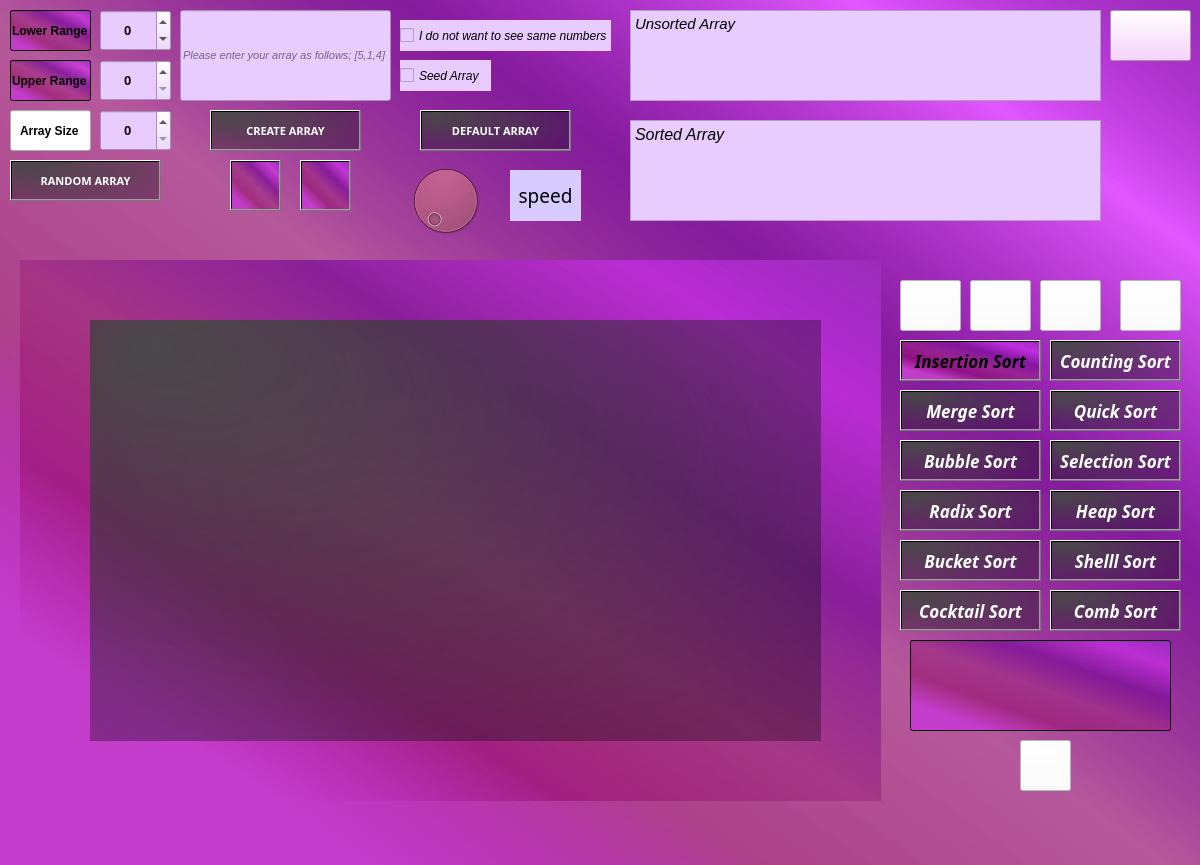
<?xml version="1.0" encoding="UTF-8"?>
<ui version="4.0">
 <class>Form</class>
 <widget class="QWidget" name="Form">
  <property name="geometry">
   <rect>
    <x>0</x>
    <y>0</y>
    <width>1200</width>
    <height>865</height>
   </rect>
  </property>
  <property name="font">
   <font>
    <pointsize>12</pointsize>
    <weight>50</weight>
    <italic>true</italic>
    <bold>false</bold>
   </font>
  </property>
  <property name="windowTitle">
   <string>Form</string>
  </property>
  <property name="windowIcon">
   <iconset>
    <normaloff>:/icon/images (1).png</normaloff>:/icon/images (1).png</iconset>
  </property>
  <property name="whatsThis">
   <string>&lt;html&gt;&lt;head/&gt;&lt;body&gt;&lt;p&gt;SORT ALGORITHM&lt;/p&gt;&lt;/body&gt;&lt;/html&gt;</string>
  </property>
  <property name="styleSheet">
   <string notr="true">background-color: qlineargradient(spread:repeat, x1:0, y1:0, x2:1, y2:1, stop:0 rgba(45, 79, 185, 255), stop:0.146893 rgba(72, 147, 255, 145), stop:0.333333 rgba(0, 137, 255, 208), stop:0.514124 rgba(0, 50, 255, 130), stop:0.683616 rgba(71, 146, 255, 130), stop:0.847458 rgba(75, 119, 182, 255));
background-color: qlineargradient(spread:repeat, x1:0, y1:0, x2:0.17, y2:0.261, stop:0 rgba(154, 45, 185, 255), stop:0.146893 rgba(218, 48, 255, 145), stop:0.333333 rgba(128, 19, 153, 208), stop:0.514124 rgba(158, 37, 124, 130), stop:0.683616 rgba(147, 6, 101, 130), stop:0.847458 rgba(195, 60, 203, 255));
background-color: qlineargradient(spread:repeat, x1:1, y1:0, x2:0, y2:1, stop:0 rgba(154, 45, 185, 255), stop:0.146893 rgba(218, 48, 255, 145), stop:0.333333 rgba(128, 19, 153, 208), stop:0.514124 rgba(158, 37, 124, 130), stop:0.683616 rgba(147, 6, 101, 130), stop:0.847458 rgba(195, 60, 203, 255));</string>
  </property>
  <widget class="QTextEdit" name="textEdit">
   <property name="geometry">
    <rect>
     <x>630</x>
     <y>10</y>
     <width>471</width>
     <height>91</height>
    </rect>
   </property>
   <property name="styleSheet">
    <string notr="true">background-color: rgb(232, 203, 255);
color: rgb(0, 0, 0);</string>
   </property>
   <property name="readOnly">
    <bool>true</bool>
   </property>
   <property name="html">
    <string>&lt;!DOCTYPE HTML PUBLIC &quot;-//W3C//DTD HTML 4.0//EN&quot; &quot;http://www.w3.org/TR/REC-html40/strict.dtd&quot;&gt;
&lt;html&gt;&lt;head&gt;&lt;meta name=&quot;qrichtext&quot; content=&quot;1&quot; /&gt;&lt;style type=&quot;text/css&quot;&gt;
p, li { white-space: pre-wrap; }
&lt;/style&gt;&lt;/head&gt;&lt;body style=&quot; font-family:'MS Shell Dlg 2'; font-size:8.25pt; font-weight:400; font-style:normal;&quot;&gt;
&lt;p style=&quot; margin-top:0px; margin-bottom:0px; margin-left:0px; margin-right:0px; -qt-block-indent:0; text-indent:0px;&quot;&gt;&lt;span style=&quot; font-size:11pt; font-style:italic;&quot;&gt;Unsorted Array&lt;/span&gt;&lt;/p&gt;&lt;/body&gt;&lt;/html&gt;</string>
   </property>
  </widget>
  <widget class="QTextEdit" name="textEdit_2">
   <property name="geometry">
    <rect>
     <x>630</x>
     <y>120</y>
     <width>471</width>
     <height>101</height>
    </rect>
   </property>
   <property name="styleSheet">
    <string notr="true">background-color: rgb(232, 203, 255);
color: rgb(0, 0, 0);</string>
   </property>
   <property name="readOnly">
    <bool>true</bool>
   </property>
   <property name="html">
    <string>&lt;!DOCTYPE HTML PUBLIC &quot;-//W3C//DTD HTML 4.0//EN&quot; &quot;http://www.w3.org/TR/REC-html40/strict.dtd&quot;&gt;
&lt;html&gt;&lt;head&gt;&lt;meta name=&quot;qrichtext&quot; content=&quot;1&quot; /&gt;&lt;style type=&quot;text/css&quot;&gt;
p, li { white-space: pre-wrap; }
&lt;/style&gt;&lt;/head&gt;&lt;body style=&quot; font-family:'MS Shell Dlg 2'; font-size:8.25pt; font-weight:400; font-style:normal;&quot;&gt;
&lt;p style=&quot; margin-top:0px; margin-bottom:0px; margin-left:0px; margin-right:0px; -qt-block-indent:0; text-indent:0px;&quot;&gt;&lt;span style=&quot; font-size:12pt; font-style:italic;&quot;&gt;Sorted Array&lt;/span&gt;&lt;/p&gt;&lt;/body&gt;&lt;/html&gt;</string>
   </property>
  </widget>
  <widget class="QPushButton" name="pushButton_4">
   <property name="geometry">
    <rect>
     <x>10</x>
     <y>160</y>
     <width>151</width>
     <height>41</height>
    </rect>
   </property>
   <property name="font">
    <font>
     <family>Papyrus</family>
     <pointsize>8</pointsize>
     <weight>75</weight>
     <italic>false</italic>
     <bold>true</bold>
     <strikeout>false</strikeout>
    </font>
   </property>
   <property name="cursor">
    <cursorShape>OpenHandCursor</cursorShape>
   </property>
   <property name="layoutDirection">
    <enum>Qt::LeftToRight</enum>
   </property>
   <property name="styleSheet">
    <string notr="true">color: rgb(255, 255, 255);
background-color: qradialgradient(spread:reflect, cx:1, cy:1, radius:2, fx:0.074, fy:0.051, stop:0 rgba(72, 72, 72, 252), stop:0.357955 rgba(1, 2, 3, 80), stop:0.44 rgba(12, 6, 6, 80), stop:0.5625 rgba(61, 56, 56, 156), stop:0.704545 rgba(72, 45, 45, 80), stop:0.943182 rgba(113, 113, 113, 0));</string>
   </property>
   <property name="text">
    <string>RANDOM ARRAY</string>
   </property>
  </widget>
  <widget class="QLabel" name="label_6">
   <property name="geometry">
    <rect>
     <x>510</x>
     <y>170</y>
     <width>71</width>
     <height>51</height>
    </rect>
   </property>
   <property name="font">
    <font>
     <family>Papyrus</family>
     <pointsize>14</pointsize>
     <weight>50</weight>
     <bold>false</bold>
    </font>
   </property>
   <property name="styleSheet">
    <string notr="true">color: rgb(255, 255, 255);
color: rgb(0, 0, 0);
background-color: rgb(215, 203, 255);</string>
   </property>
   <property name="text">
    <string>speed</string>
   </property>
   <property name="alignment">
    <set>Qt::AlignCenter</set>
   </property>
  </widget>
  <widget class="widget1" name="widget1" native="true">
   <property name="enabled">
    <bool>true</bool>
   </property>
   <property name="geometry">
    <rect>
     <x>20</x>
     <y>260</y>
     <width>861</width>
     <height>541</height>
    </rect>
   </property>
   <property name="mouseTracking">
    <bool>false</bool>
   </property>
   <property name="autoFillBackground">
    <bool>false</bool>
   </property>
   <property name="styleSheet">
    <string notr="true"/>
   </property>
   <widget class="QLabel" name="label">
    <property name="geometry">
     <rect>
      <x>70</x>
      <y>60</y>
      <width>731</width>
      <height>421</height>
     </rect>
    </property>
    <property name="font">
     <font>
      <family>MV Boli</family>
      <pointsize>85</pointsize>
      <weight>75</weight>
      <italic>true</italic>
      <bold>true</bold>
     </font>
    </property>
    <property name="styleSheet">
     <string notr="true">color: rgb(229, 255, 208);
background-color: qradialgradient(spread:reflect, cx:1, cy:1, radius:2, fx:0.074, fy:0.051, stop:0 rgba(72, 72, 72, 252), stop:0.357955 rgba(1, 2, 3, 80), stop:0.44 rgba(12, 6, 6, 80), stop:0.5625 rgba(61, 56, 56, 156), stop:0.704545 rgba(72, 45, 45, 80), stop:0.943182 rgba(113, 113, 113, 0));</string>
    </property>
    <property name="text">
     <string/>
    </property>
    <property name="scaledContents">
     <bool>true</bool>
    </property>
    <property name="alignment">
     <set>Qt::AlignLeading|Qt::AlignLeft|Qt::AlignVCenter</set>
    </property>
   </widget>
  </widget>
  <widget class="QPushButton" name="pushButton_12">
   <property name="geometry">
    <rect>
     <x>420</x>
     <y>110</y>
     <width>151</width>
     <height>41</height>
    </rect>
   </property>
   <property name="font">
    <font>
     <family>Papyrus</family>
     <pointsize>8</pointsize>
     <weight>75</weight>
     <italic>false</italic>
     <bold>true</bold>
     <strikeout>false</strikeout>
    </font>
   </property>
   <property name="cursor">
    <cursorShape>OpenHandCursor</cursorShape>
   </property>
   <property name="styleSheet">
    <string notr="true">color: rgb(255, 255, 255);
background-color: qradialgradient(spread:reflect, cx:1, cy:1, radius:2, fx:0.074, fy:0.051, stop:0 rgba(72, 72, 72, 252), stop:0.357955 rgba(1, 2, 3, 80), stop:0.44 rgba(12, 6, 6, 80), stop:0.5625 rgba(61, 56, 56, 156), stop:0.704545 rgba(72, 45, 45, 80), stop:0.943182 rgba(113, 113, 113, 0));</string>
   </property>
   <property name="text">
    <string>DEFAULT ARRAY</string>
   </property>
  </widget>
  <widget class="QPushButton" name="pushButton_13">
   <property name="geometry">
    <rect>
     <x>1110</x>
     <y>10</y>
     <width>81</width>
     <height>51</height>
    </rect>
   </property>
   <property name="font">
    <font>
     <pointsize>12</pointsize>
     <weight>75</weight>
     <bold>true</bold>
    </font>
   </property>
   <property name="styleSheet">
    <string notr="true">background-color: rgb(249, 198, 255);</string>
   </property>
   <property name="text">
    <string/>
   </property>
   <property name="icon">
    <iconset resource="icons.qrc">
     <normaloff>:/icons/icons/25694 (1).png</normaloff>:/icons/icons/25694 (1).png</iconset>
   </property>
   <property name="iconSize">
    <size>
     <width>100</width>
     <height>50</height>
    </size>
   </property>
  </widget>
  <widget class="QCheckBox" name="checkBox">
   <property name="geometry">
    <rect>
     <x>400</x>
     <y>60</y>
     <width>91</width>
     <height>31</height>
    </rect>
   </property>
   <property name="font">
    <font>
     <weight>50</weight>
     <italic>true</italic>
     <bold>false</bold>
    </font>
   </property>
   <property name="layoutDirection">
    <enum>Qt::LeftToRight</enum>
   </property>
   <property name="autoFillBackground">
    <bool>false</bool>
   </property>
   <property name="styleSheet">
    <string notr="true">background-color: rgb(232, 203, 255);</string>
   </property>
   <property name="text">
    <string>Seed Array</string>
   </property>
  </widget>
  <widget class="QCheckBox" name="checkBox_2">
   <property name="geometry">
    <rect>
     <x>400</x>
     <y>20</y>
     <width>211</width>
     <height>31</height>
    </rect>
   </property>
   <property name="font">
    <font>
     <weight>50</weight>
     <italic>true</italic>
     <bold>false</bold>
    </font>
   </property>
   <property name="cursor">
    <cursorShape>ArrowCursor</cursorShape>
   </property>
   <property name="styleSheet">
    <string notr="true">background-color: rgb(232, 203, 255);</string>
   </property>
   <property name="text">
    <string>I do not want to see same numbers</string>
   </property>
  </widget>
  <widget class="QPushButton" name="pushButton_14">
   <property name="geometry">
    <rect>
     <x>970</x>
     <y>280</y>
     <width>61</width>
     <height>51</height>
    </rect>
   </property>
   <property name="font">
    <font>
     <pointsize>12</pointsize>
     <weight>75</weight>
     <bold>true</bold>
    </font>
   </property>
   <property name="cursor">
    <cursorShape>OpenHandCursor</cursorShape>
   </property>
   <property name="styleSheet">
    <string notr="true">background-color: rgb(255, 255, 255);</string>
   </property>
   <property name="text">
    <string/>
   </property>
   <property name="icon">
    <iconset resource="icons.qrc">
     <normaloff>:/icons/icons/pause-circle-fill-play-tool-button-31939.png</normaloff>:/icons/icons/pause-circle-fill-play-tool-button-31939.png</iconset>
   </property>
   <property name="iconSize">
    <size>
     <width>200</width>
     <height>100</height>
    </size>
   </property>
  </widget>
  <widget class="QPushButton" name="pushButton_15">
   <property name="geometry">
    <rect>
     <x>1120</x>
     <y>280</y>
     <width>61</width>
     <height>51</height>
    </rect>
   </property>
   <property name="font">
    <font>
     <pointsize>12</pointsize>
     <weight>75</weight>
     <italic>false</italic>
     <bold>true</bold>
     <underline>false</underline>
     <strikeout>false</strikeout>
     <stylestrategy>PreferDefault</stylestrategy>
     <kerning>true</kerning>
    </font>
   </property>
   <property name="cursor">
    <cursorShape>OpenHandCursor</cursorShape>
   </property>
   <property name="styleSheet">
    <string notr="true">
background-color: rgb(255, 255, 255);</string>
   </property>
   <property name="text">
    <string/>
   </property>
   <property name="icon">
    <iconset resource="icons.qrc">
     <normaloff>:/icons/icons/ic_skip_next_48px-512.png</normaloff>:/icons/icons/ic_skip_next_48px-512.png</iconset>
   </property>
   <property name="iconSize">
    <size>
     <width>100</width>
     <height>80</height>
    </size>
   </property>
  </widget>
  <widget class="QPushButton" name="pushButton_16">
   <property name="geometry">
    <rect>
     <x>1040</x>
     <y>280</y>
     <width>61</width>
     <height>51</height>
    </rect>
   </property>
   <property name="font">
    <font>
     <pointsize>12</pointsize>
     <weight>75</weight>
     <bold>true</bold>
    </font>
   </property>
   <property name="cursor">
    <cursorShape>OpenHandCursor</cursorShape>
   </property>
   <property name="styleSheet">
    <string notr="true">background-color: rgb(255, 255, 255);</string>
   </property>
   <property name="text">
    <string/>
   </property>
   <property name="icon">
    <iconset resource="icons.qrc">
     <normaloff>:/icons/icons/img_106831.png</normaloff>:/icons/icons/img_106831.png</iconset>
   </property>
   <property name="iconSize">
    <size>
     <width>75</width>
     <height>50</height>
    </size>
   </property>
   <property name="autoRepeatDelay">
    <number>150</number>
   </property>
  </widget>
  <widget class="QPushButton" name="pushButton_17">
   <property name="geometry">
    <rect>
     <x>210</x>
     <y>110</y>
     <width>151</width>
     <height>41</height>
    </rect>
   </property>
   <property name="font">
    <font>
     <family>Papyrus</family>
     <pointsize>8</pointsize>
     <weight>75</weight>
     <italic>false</italic>
     <bold>true</bold>
     <strikeout>false</strikeout>
    </font>
   </property>
   <property name="cursor">
    <cursorShape>OpenHandCursor</cursorShape>
   </property>
   <property name="styleSheet">
    <string notr="true">color: rgb(255, 255, 255);
background-color: qradialgradient(spread:reflect, cx:1, cy:1, radius:2, fx:0.074, fy:0.051, stop:0 rgba(72, 72, 72, 252), stop:0.357955 rgba(1, 2, 3, 80), stop:0.44 rgba(12, 6, 6, 80), stop:0.5625 rgba(61, 56, 56, 156), stop:0.704545 rgba(72, 45, 45, 80), stop:0.943182 rgba(113, 113, 113, 0));</string>
   </property>
   <property name="text">
    <string>CREATE ARRAY</string>
   </property>
  </widget>
  <widget class="QPushButton" name="pushButton_18">
   <property name="geometry">
    <rect>
     <x>230</x>
     <y>160</y>
     <width>51</width>
     <height>51</height>
    </rect>
   </property>
   <property name="text">
    <string/>
   </property>
   <property name="icon">
    <iconset resource="icons.qrc">
     <normaloff>:/icons/icons/images.png</normaloff>:/icons/icons/images.png</iconset>
   </property>
   <property name="iconSize">
    <size>
     <width>50</width>
     <height>50</height>
    </size>
   </property>
  </widget>
  <widget class="QPushButton" name="pushButton_19">
   <property name="geometry">
    <rect>
     <x>300</x>
     <y>160</y>
     <width>51</width>
     <height>51</height>
    </rect>
   </property>
   <property name="text">
    <string/>
   </property>
   <property name="icon">
    <iconset resource="icons.qrc">
     <normaloff>:/icons/icons/kdsfjklhfsdjk.png</normaloff>:/icons/icons/kdsfjklhfsdjk.png</iconset>
   </property>
   <property name="iconSize">
    <size>
     <width>50</width>
     <height>50</height>
    </size>
   </property>
  </widget>
  <widget class="QLineEdit" name="lineEdit_2">
   <property name="geometry">
    <rect>
     <x>10</x>
     <y>110</y>
     <width>81</width>
     <height>41</height>
    </rect>
   </property>
   <property name="font">
    <font>
     <weight>75</weight>
     <bold>true</bold>
    </font>
   </property>
   <property name="styleSheet">
    <string notr="true">background-color: rgb(none);</string>
   </property>
   <property name="text">
    <string>Array Size</string>
   </property>
   <property name="alignment">
    <set>Qt::AlignCenter</set>
   </property>
   <property name="readOnly">
    <bool>true</bool>
   </property>
  </widget>
  <widget class="QLineEdit" name="lineEdit">
   <property name="geometry">
    <rect>
     <x>10</x>
     <y>10</y>
     <width>81</width>
     <height>41</height>
    </rect>
   </property>
   <property name="font">
    <font>
     <weight>75</weight>
     <bold>true</bold>
    </font>
   </property>
   <property name="styleSheet">
    <string notr="true">background-color: rgb(none);
hover{background-color: rgb(209, 203, 255);}
</string>
   </property>
   <property name="text">
    <string>Lower Range</string>
   </property>
   <property name="alignment">
    <set>Qt::AlignCenter</set>
   </property>
   <property name="readOnly">
    <bool>true</bool>
   </property>
  </widget>
  <widget class="QSpinBox" name="spinBox_range">
   <property name="geometry">
    <rect>
     <x>100</x>
     <y>10</y>
     <width>71</width>
     <height>41</height>
    </rect>
   </property>
   <property name="font">
    <font>
     <pointsize>10</pointsize>
     <weight>75</weight>
     <bold>true</bold>
    </font>
   </property>
   <property name="styleSheet">
    <string notr="true">background-color: rgb(232, 203, 255);</string>
   </property>
   <property name="alignment">
    <set>Qt::AlignCenter</set>
   </property>
   <property name="minimum">
    <number>-500</number>
   </property>
   <property name="maximum">
    <number>10000000</number>
   </property>
  </widget>
  <widget class="QSpinBox" name="spinBox_array_size_2">
   <property name="geometry">
    <rect>
     <x>100</x>
     <y>110</y>
     <width>71</width>
     <height>41</height>
    </rect>
   </property>
   <property name="font">
    <font>
     <pointsize>10</pointsize>
     <weight>75</weight>
     <bold>true</bold>
    </font>
   </property>
   <property name="styleSheet">
    <string notr="true">background-color: rgb(232, 203, 255);</string>
   </property>
   <property name="alignment">
    <set>Qt::AlignCenter</set>
   </property>
   <property name="minimum">
    <number>0</number>
   </property>
   <property name="maximum">
    <number>100000</number>
   </property>
  </widget>
  <widget class="QLineEdit" name="lineEdit_3">
   <property name="geometry">
    <rect>
     <x>180</x>
     <y>10</y>
     <width>211</width>
     <height>91</height>
    </rect>
   </property>
   <property name="font">
    <font>
     <pointsize>8</pointsize>
     <weight>50</weight>
     <italic>true</italic>
     <bold>false</bold>
    </font>
   </property>
   <property name="whatsThis">
    <string>&lt;html&gt;&lt;head/&gt;&lt;body&gt;&lt;p&gt;&lt;span style=&quot; font-style:italic;&quot;&gt;Please enter your array as follows; [5,1,4]&lt;/span&gt;&lt;/p&gt;&lt;/body&gt;&lt;/html&gt;</string>
   </property>
   <property name="styleSheet">
    <string notr="true">background-color: rgb(232, 203, 255);</string>
   </property>
   <property name="text">
    <string/>
   </property>
   <property name="frame">
    <bool>true</bool>
   </property>
   <property name="dragEnabled">
    <bool>false</bool>
   </property>
   <property name="readOnly">
    <bool>false</bool>
   </property>
   <property name="placeholderText">
    <string>Please enter your array as follows; [5,1,4]</string>
   </property>
  </widget>
  <widget class="QPushButton" name="pushButton_2">
   <property name="geometry">
    <rect>
     <x>900</x>
     <y>340</y>
     <width>141</width>
     <height>41</height>
    </rect>
   </property>
   <property name="font">
    <font>
     <family>Rockwell Condensed</family>
     <pointsize>13</pointsize>
     <weight>75</weight>
     <italic>true</italic>
     <bold>true</bold>
    </font>
   </property>
   <property name="cursor">
    <cursorShape>OpenHandCursor</cursorShape>
   </property>
   <property name="styleSheet">
    <string notr="true">background-color: qradialgradient(spread:reflect, cx:1, cy:1, radius:2, fx:0.074, fy:0.051, stop:0 rgba(72, 72, 72, 252), stop:0.357955 rgba(1, 2, 3, 80), stop:0.44 rgba(12, 6, 6, 80), stop:0.5625 rgba(61, 56, 56, 156), stop:0.704545 rgba(72, 45, 45, 80), stop:0.943182 rgba(113, 113, 113, 0));
color: rgb(255, 255, 255);
color: rgb(255, 255, 255);
hover{background-color : lightgreen;}
</string>
   </property>
   <property name="text">
    <string>Insertion Sort</string>
   </property>
  </widget>
  <widget class="QPushButton" name="pushButton_3">
   <property name="geometry">
    <rect>
     <x>900</x>
     <y>390</y>
     <width>141</width>
     <height>41</height>
    </rect>
   </property>
   <property name="sizePolicy">
    <sizepolicy hsizetype="Minimum" vsizetype="Fixed">
     <horstretch>0</horstretch>
     <verstretch>0</verstretch>
    </sizepolicy>
   </property>
   <property name="font">
    <font>
     <family>Rockwell Condensed</family>
     <pointsize>13</pointsize>
     <weight>75</weight>
     <italic>true</italic>
     <bold>true</bold>
    </font>
   </property>
   <property name="cursor">
    <cursorShape>OpenHandCursor</cursorShape>
   </property>
   <property name="styleSheet">
    <string notr="true">background-color: qradialgradient(spread:reflect, cx:1, cy:1, radius:2, fx:0.074, fy:0.051, stop:0 rgba(72, 72, 72, 252), stop:0.357955 rgba(1, 2, 3, 80), stop:0.44 rgba(12, 6, 6, 80), stop:0.5625 rgba(61, 56, 56, 156), stop:0.704545 rgba(72, 45, 45, 80), stop:0.943182 rgba(113, 113, 113, 0));
color: rgb(255, 255, 255);</string>
   </property>
   <property name="text">
    <string>Merge Sort</string>
   </property>
  </widget>
  <widget class="QPushButton" name="pushButton">
   <property name="geometry">
    <rect>
     <x>900</x>
     <y>440</y>
     <width>141</width>
     <height>41</height>
    </rect>
   </property>
   <property name="font">
    <font>
     <family>Rockwell Condensed</family>
     <pointsize>13</pointsize>
     <weight>75</weight>
     <italic>true</italic>
     <bold>true</bold>
    </font>
   </property>
   <property name="cursor">
    <cursorShape>OpenHandCursor</cursorShape>
   </property>
   <property name="styleSheet">
    <string notr="true">background-color: qradialgradient(spread:reflect, cx:1, cy:1, radius:2, fx:0.074, fy:0.051, stop:0 rgba(72, 72, 72, 252), stop:0.357955 rgba(1, 2, 3, 80), stop:0.44 rgba(12, 6, 6, 80), stop:0.5625 rgba(61, 56, 56, 156), stop:0.704545 rgba(72, 45, 45, 80), stop:0.943182 rgba(113, 113, 113, 0));
color: rgb(255, 255, 255);</string>
   </property>
   <property name="text">
    <string>Bubble Sort</string>
   </property>
  </widget>
  <widget class="QPushButton" name="pushButton_5">
   <property name="geometry">
    <rect>
     <x>1050</x>
     <y>340</y>
     <width>131</width>
     <height>41</height>
    </rect>
   </property>
   <property name="font">
    <font>
     <family>Rockwell Condensed</family>
     <pointsize>13</pointsize>
     <weight>75</weight>
     <italic>true</italic>
     <bold>true</bold>
    </font>
   </property>
   <property name="cursor">
    <cursorShape>OpenHandCursor</cursorShape>
   </property>
   <property name="styleSheet">
    <string notr="true">background-color: qradialgradient(spread:reflect, cx:1, cy:1, radius:2, fx:0.074, fy:0.051, stop:0 rgba(72, 72, 72, 252), stop:0.357955 rgba(1, 2, 3, 80), stop:0.44 rgba(12, 6, 6, 80), stop:0.5625 rgba(61, 56, 56, 156), stop:0.704545 rgba(72, 45, 45, 80), stop:0.943182 rgba(113, 113, 113, 0));
color: rgb(255, 255, 255);</string>
   </property>
   <property name="text">
    <string>Counting Sort</string>
   </property>
  </widget>
  <widget class="QPushButton" name="pushButton_8">
   <property name="geometry">
    <rect>
     <x>1050</x>
     <y>390</y>
     <width>131</width>
     <height>41</height>
    </rect>
   </property>
   <property name="font">
    <font>
     <family>Rockwell Condensed</family>
     <pointsize>13</pointsize>
     <weight>75</weight>
     <italic>true</italic>
     <bold>true</bold>
    </font>
   </property>
   <property name="cursor">
    <cursorShape>OpenHandCursor</cursorShape>
   </property>
   <property name="styleSheet">
    <string notr="true">background-color: qradialgradient(spread:reflect, cx:1, cy:1, radius:2, fx:0.074, fy:0.051, stop:0 rgba(72, 72, 72, 252), stop:0.357955 rgba(1, 2, 3, 80), stop:0.44 rgba(12, 6, 6, 80), stop:0.5625 rgba(61, 56, 56, 156), stop:0.704545 rgba(72, 45, 45, 80), stop:0.943182 rgba(113, 113, 113, 0));
color: rgb(255, 255, 255);</string>
   </property>
   <property name="text">
    <string>Quick Sort</string>
   </property>
  </widget>
  <widget class="QPushButton" name="pushButton_10">
   <property name="geometry">
    <rect>
     <x>1050</x>
     <y>440</y>
     <width>131</width>
     <height>41</height>
    </rect>
   </property>
   <property name="font">
    <font>
     <family>Rockwell Condensed</family>
     <pointsize>13</pointsize>
     <weight>75</weight>
     <italic>true</italic>
     <bold>true</bold>
    </font>
   </property>
   <property name="cursor">
    <cursorShape>OpenHandCursor</cursorShape>
   </property>
   <property name="styleSheet">
    <string notr="true">background-color: qradialgradient(spread:reflect, cx:1, cy:1, radius:2, fx:0.074, fy:0.051, stop:0 rgba(72, 72, 72, 252), stop:0.357955 rgba(1, 2, 3, 80), stop:0.44 rgba(12, 6, 6, 80), stop:0.5625 rgba(61, 56, 56, 156), stop:0.704545 rgba(72, 45, 45, 80), stop:0.943182 rgba(113, 113, 113, 0));
color: rgb(255, 255, 255);</string>
   </property>
   <property name="text">
    <string>Selection Sort</string>
   </property>
  </widget>
  <widget class="QPushButton" name="pushButton_6">
   <property name="geometry">
    <rect>
     <x>900</x>
     <y>490</y>
     <width>141</width>
     <height>41</height>
    </rect>
   </property>
   <property name="font">
    <font>
     <family>Rockwell Condensed</family>
     <pointsize>13</pointsize>
     <weight>75</weight>
     <italic>true</italic>
     <bold>true</bold>
    </font>
   </property>
   <property name="cursor">
    <cursorShape>OpenHandCursor</cursorShape>
   </property>
   <property name="styleSheet">
    <string notr="true">background-color: qradialgradient(spread:reflect, cx:1, cy:1, radius:2, fx:0.074, fy:0.051, stop:0 rgba(72, 72, 72, 252), stop:0.357955 rgba(1, 2, 3, 80), stop:0.44 rgba(12, 6, 6, 80), stop:0.5625 rgba(61, 56, 56, 156), stop:0.704545 rgba(72, 45, 45, 80), stop:0.943182 rgba(113, 113, 113, 0));
color: rgb(255, 255, 255);</string>
   </property>
   <property name="text">
    <string>Radix Sort</string>
   </property>
  </widget>
  <widget class="QPushButton" name="pushButton_7">
   <property name="geometry">
    <rect>
     <x>1050</x>
     <y>490</y>
     <width>131</width>
     <height>41</height>
    </rect>
   </property>
   <property name="font">
    <font>
     <family>Rockwell Condensed</family>
     <pointsize>13</pointsize>
     <weight>75</weight>
     <italic>true</italic>
     <bold>true</bold>
    </font>
   </property>
   <property name="cursor">
    <cursorShape>OpenHandCursor</cursorShape>
   </property>
   <property name="styleSheet">
    <string notr="true">background-color: qradialgradient(spread:reflect, cx:1, cy:1, radius:2, fx:0.074, fy:0.051, stop:0 rgba(72, 72, 72, 252), stop:0.357955 rgba(1, 2, 3, 80), stop:0.44 rgba(12, 6, 6, 80), stop:0.5625 rgba(61, 56, 56, 156), stop:0.704545 rgba(72, 45, 45, 80), stop:0.943182 rgba(113, 113, 113, 0));
color: rgb(255, 255, 255);</string>
   </property>
   <property name="text">
    <string>Heap Sort</string>
   </property>
  </widget>
  <widget class="QPushButton" name="pushButton_9">
   <property name="geometry">
    <rect>
     <x>900</x>
     <y>540</y>
     <width>141</width>
     <height>41</height>
    </rect>
   </property>
   <property name="font">
    <font>
     <family>Rockwell Condensed</family>
     <pointsize>13</pointsize>
     <weight>75</weight>
     <italic>true</italic>
     <bold>true</bold>
    </font>
   </property>
   <property name="cursor">
    <cursorShape>OpenHandCursor</cursorShape>
   </property>
   <property name="styleSheet">
    <string notr="true">background-color: qradialgradient(spread:reflect, cx:1, cy:1, radius:2, fx:0.074, fy:0.051, stop:0 rgba(72, 72, 72, 252), stop:0.357955 rgba(1, 2, 3, 80), stop:0.44 rgba(12, 6, 6, 80), stop:0.5625 rgba(61, 56, 56, 156), stop:0.704545 rgba(72, 45, 45, 80), stop:0.943182 rgba(113, 113, 113, 0));
color: rgb(255, 255, 255);</string>
   </property>
   <property name="text">
    <string>Bucket Sort</string>
   </property>
  </widget>
  <widget class="QPushButton" name="pushButton_11">
   <property name="geometry">
    <rect>
     <x>1050</x>
     <y>540</y>
     <width>131</width>
     <height>41</height>
    </rect>
   </property>
   <property name="font">
    <font>
     <family>Rockwell Condensed</family>
     <pointsize>13</pointsize>
     <weight>75</weight>
     <italic>true</italic>
     <bold>true</bold>
    </font>
   </property>
   <property name="cursor">
    <cursorShape>OpenHandCursor</cursorShape>
   </property>
   <property name="styleSheet">
    <string notr="true">background-color: qradialgradient(spread:reflect, cx:1, cy:1, radius:2, fx:0.074, fy:0.051, stop:0 rgba(72, 72, 72, 252), stop:0.357955 rgba(1, 2, 3, 80), stop:0.44 rgba(12, 6, 6, 80), stop:0.5625 rgba(61, 56, 56, 156), stop:0.704545 rgba(72, 45, 45, 80), stop:0.943182 rgba(113, 113, 113, 0));
color: rgb(255, 255, 255);</string>
   </property>
   <property name="text">
    <string>Shelll Sort</string>
   </property>
  </widget>
  <widget class="QPushButton" name="pushButton_20">
   <property name="geometry">
    <rect>
     <x>900</x>
     <y>590</y>
     <width>141</width>
     <height>41</height>
    </rect>
   </property>
   <property name="font">
    <font>
     <family>Rockwell Condensed</family>
     <pointsize>13</pointsize>
     <weight>75</weight>
     <italic>true</italic>
     <bold>true</bold>
    </font>
   </property>
   <property name="cursor">
    <cursorShape>OpenHandCursor</cursorShape>
   </property>
   <property name="styleSheet">
    <string notr="true">background-color: qradialgradient(spread:reflect, cx:1, cy:1, radius:2, fx:0.074, fy:0.051, stop:0 rgba(72, 72, 72, 252), stop:0.357955 rgba(1, 2, 3, 80), stop:0.44 rgba(12, 6, 6, 80), stop:0.5625 rgba(61, 56, 56, 156), stop:0.704545 rgba(72, 45, 45, 80), stop:0.943182 rgba(113, 113, 113, 0));
color: rgb(255, 255, 255);</string>
   </property>
   <property name="text">
    <string>Cocktail Sort</string>
   </property>
  </widget>
  <widget class="QPushButton" name="pushButton_21">
   <property name="geometry">
    <rect>
     <x>1050</x>
     <y>590</y>
     <width>131</width>
     <height>41</height>
    </rect>
   </property>
   <property name="font">
    <font>
     <family>Rockwell Condensed</family>
     <pointsize>13</pointsize>
     <weight>75</weight>
     <italic>true</italic>
     <bold>true</bold>
    </font>
   </property>
   <property name="cursor">
    <cursorShape>OpenHandCursor</cursorShape>
   </property>
   <property name="styleSheet">
    <string notr="true">background-color: qradialgradient(spread:reflect, cx:1, cy:1, radius:2, fx:0.074, fy:0.051, stop:0 rgba(72, 72, 72, 252), stop:0.357955 rgba(1, 2, 3, 80), stop:0.44 rgba(12, 6, 6, 80), stop:0.5625 rgba(61, 56, 56, 156), stop:0.704545 rgba(72, 45, 45, 80), stop:0.943182 rgba(113, 113, 113, 0));
color: rgb(255, 255, 255);</string>
   </property>
   <property name="text">
    <string>Comb Sort</string>
   </property>
  </widget>
  <widget class="QDial" name="verticalSlider">
   <property name="geometry">
    <rect>
     <x>400</x>
     <y>160</y>
     <width>91</width>
     <height>81</height>
    </rect>
   </property>
   <property name="styleSheet">
    <string notr="true">background-color: rgb(170, 85, 127);</string>
   </property>
   <property name="minimum">
    <number>1</number>
   </property>
   <property name="maximum">
    <number>10</number>
   </property>
  </widget>
  <widget class="QPushButton" name="pushButton_22">
   <property name="geometry">
    <rect>
     <x>900</x>
     <y>280</y>
     <width>61</width>
     <height>51</height>
    </rect>
   </property>
   <property name="cursor">
    <cursorShape>OpenHandCursor</cursorShape>
   </property>
   <property name="styleSheet">
    <string notr="true">background-color: rgb(255, 255, 255);</string>
   </property>
   <property name="text">
    <string/>
   </property>
   <property name="icon">
    <iconset resource="icons.qrc">
     <normaloff>:/icons/icons/img_185728.png</normaloff>:/icons/icons/img_185728.png</iconset>
   </property>
   <property name="iconSize">
    <size>
     <width>80</width>
     <height>45</height>
    </size>
   </property>
  </widget>
  <widget class="QSpinBox" name="spinBox_range_2">
   <property name="geometry">
    <rect>
     <x>100</x>
     <y>60</y>
     <width>71</width>
     <height>41</height>
    </rect>
   </property>
   <property name="font">
    <font>
     <pointsize>10</pointsize>
     <weight>75</weight>
     <bold>true</bold>
    </font>
   </property>
   <property name="styleSheet">
    <string notr="true">background-color: rgb(232, 203, 255);</string>
   </property>
   <property name="alignment">
    <set>Qt::AlignCenter</set>
   </property>
   <property name="minimum">
    <number>0</number>
   </property>
   <property name="maximum">
    <number>10000000</number>
   </property>
  </widget>
  <widget class="QLineEdit" name="lineEdit_4">
   <property name="geometry">
    <rect>
     <x>10</x>
     <y>60</y>
     <width>81</width>
     <height>41</height>
    </rect>
   </property>
   <property name="font">
    <font>
     <weight>75</weight>
     <bold>true</bold>
    </font>
   </property>
   <property name="styleSheet">
    <string notr="true">background-color: rgb(none);
hover{background-color: rgb(209, 203, 255);}
</string>
   </property>
   <property name="text">
    <string>Upper Range</string>
   </property>
   <property name="alignment">
    <set>Qt::AlignCenter</set>
   </property>
   <property name="readOnly">
    <bool>true</bool>
   </property>
  </widget>
  <widget class="QLineEdit" name="lineEdit_5">
   <property name="geometry">
    <rect>
     <x>910</x>
     <y>640</y>
     <width>261</width>
     <height>91</height>
    </rect>
   </property>
   <property name="readOnly">
    <bool>false</bool>
   </property>
  </widget>
  <widget class="QPushButton" name="pushButton_23">
   <property name="geometry">
    <rect>
     <x>1020</x>
     <y>740</y>
     <width>51</width>
     <height>51</height>
    </rect>
   </property>
   <property name="styleSheet">
    <string notr="true">background-color: rgb(255, 255, 255);</string>
   </property>
   <property name="text">
    <string/>
   </property>
   <property name="icon">
    <iconset resource="icons.qrc">
     <normaloff>:/icons/icons/microphone.png</normaloff>:/icons/icons/microphone.png</iconset>
   </property>
   <property name="iconSize">
    <size>
     <width>100</width>
     <height>50</height>
    </size>
   </property>
  </widget>
  <zorder>checkBox</zorder>
  <zorder>textEdit</zorder>
  <zorder>textEdit_2</zorder>
  <zorder>pushButton_4</zorder>
  <zorder>label_6</zorder>
  <zorder>pushButton_12</zorder>
  <zorder>pushButton_13</zorder>
  <zorder>checkBox_2</zorder>
  <zorder>pushButton_14</zorder>
  <zorder>pushButton_15</zorder>
  <zorder>pushButton_16</zorder>
  <zorder>pushButton_17</zorder>
  <zorder>pushButton_18</zorder>
  <zorder>pushButton_19</zorder>
  <zorder>lineEdit_2</zorder>
  <zorder>lineEdit</zorder>
  <zorder>spinBox_range</zorder>
  <zorder>spinBox_array_size_2</zorder>
  <zorder>lineEdit_3</zorder>
  <zorder>pushButton_2</zorder>
  <zorder>pushButton_3</zorder>
  <zorder>pushButton</zorder>
  <zorder>pushButton_5</zorder>
  <zorder>pushButton_8</zorder>
  <zorder>pushButton_10</zorder>
  <zorder>pushButton_6</zorder>
  <zorder>pushButton_7</zorder>
  <zorder>pushButton_9</zorder>
  <zorder>pushButton_11</zorder>
  <zorder>pushButton_20</zorder>
  <zorder>pushButton_21</zorder>
  <zorder>widget1</zorder>
  <zorder>verticalSlider</zorder>
  <zorder>pushButton_22</zorder>
  <zorder>spinBox_range_2</zorder>
  <zorder>lineEdit_4</zorder>
  <zorder>lineEdit_5</zorder>
  <zorder>pushButton_23</zorder>
 </widget>
 <customwidgets>
  <customwidget>
   <class>widget1</class>
   <extends>QWidget</extends>
   <header location="global">widget1.h</header>
   <container>1</container>
  </customwidget>
 </customwidgets>
 <resources>
  <include location="icons.qrc"/>
 </resources>
 <connections>
  <connection>
   <sender>verticalSlider</sender>
   <signal>valueChanged(int)</signal>
   <receiver>label_6</receiver>
   <slot>setNum(int)</slot>
   <hints>
    <hint type="sourcelabel">
     <x>1133</x>
     <y>744</y>
    </hint>
    <hint type="destinationlabel">
     <x>1149</x>
     <y>778</y>
    </hint>
   </hints>
  </connection>
 </connections>
</ui>
